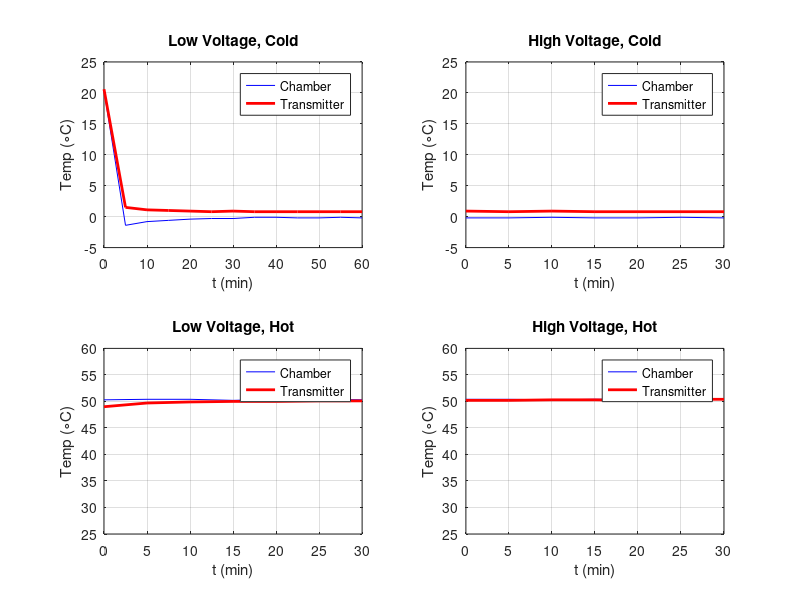

Write the MATLAB code that produced this figure.
%/*
%  FILE: chamber_test.m
%  VERSION: 1.0.1
%  TEST DATE: 12 April 2023
%  DATE: 12 April 2023
%  PROJECT: Distributed Fence Monitor Capstone
%  AUTHORS: Briellyn Braithwaite, Zachary Couch
%  DESCRIPTION: Plots data collected at thermal chamber
%*/
%% Information

% Agilent E3647A Power supply
% Fluke 189 chamber temp sensor
% Fluke 52-II CPU temp sensor

% Max temp 50 C
% Min temp 0 C
% Max voltage 4.2V
% Min voltage 3.3V

%% Setup
close all

%% Plotting Data
figure(1),

t1 = 0:5:60;
chamber = [20.4, -1.4, -0.8, -0.6, -0.4, -0.3, -0.3, -0.1, -0.1, -0.2, -0.2, -0.1, -0.2];
cpu = [20.6, 1.5, 1.1, 1.0, 0.9, 0.8, 0.9, 0.8, 0.8, 0.8, 0.8, 0.8, 0.8];

subplot(2,2,1)
plot(t1, chamber, 'b', t1, cpu, 'r', 'linewidth', 2)
grid on
xlabel('t (min)')
ylabel('Temp (\circC)')
title('Low Voltage, Cold')
legend('Chamber', 'Transmitter')
ylim([-5 25])

t2 = 0:5:30;
chamber = [-0.2, -0.2, -0.1, -0.2, -0.2, -0.1, -0.2];
cpu = [0.9, 0.8, 0.9, 0.8, 0.8, 0.8, 0.8];

subplot(2,2,2)
plot(t2, chamber, 'b', t2, cpu, 'r', 'linewidth', 2)
grid on
xlabel('t (min)')
ylabel('Temp (\circC)')
title('High Voltage, Cold')
legend('Chamber', 'Transmitter')
ylim([-5 25])

t3 = 0:5:30;
chamber = [50.3, 50.4, 50.4, 50.2, 50.4, 50.4, 50.3];
cpu = [49.0, 49.7, 49.9, 50.0, 50.0, 50.1, 50.1];

subplot(2,2,3)
plot(t3, chamber, 'b', t3, cpu, 'r', 'linewidth', 2)
grid on
xlabel('t (min)')
ylabel('Temp (\circC)')
title('Low Voltage, Hot')
legend('Chamber', 'Transmitter')
ylim([25 60])

t4 = 0:5:30;
chamber = [50.4, 50.4, 50.3, 50.4, 50.4, 50.4, 50.4];
cpu = [50.2, 50.2, 50.3, 50.3, 50.2, 50.4, 50.4];

subplot(2,2,4)
plot(t4, chamber, 'b', t4, cpu, 'r', 'linewidth', 2)
grid on
xlabel('t (min)')
ylabel('Temp (\circC)')
title('High Voltage, Hot')
legend('Chamber', 'Transmitter')
ylim([25 60])
